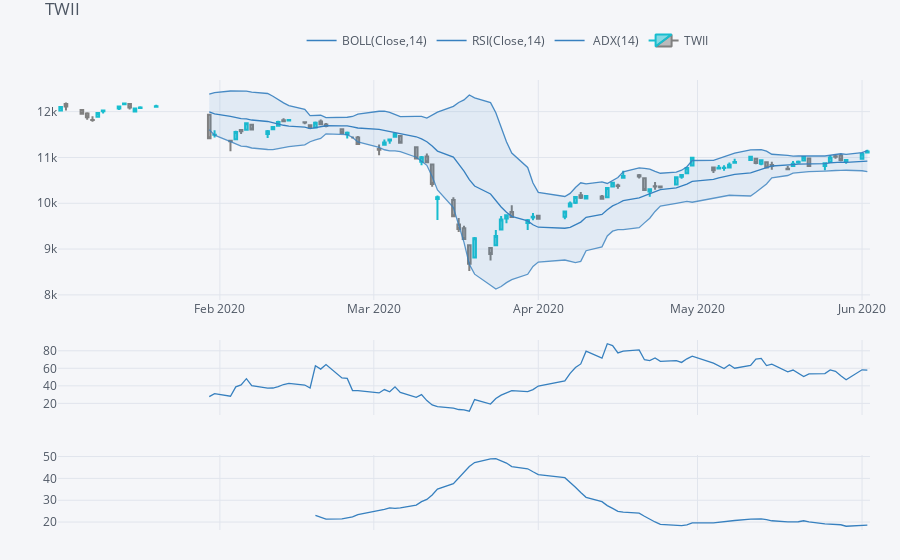

The notebook cell this image was saved under:
### Code cell
qf.add_adx()
plyo.iplot(qf.iplot(asFigure=True))
